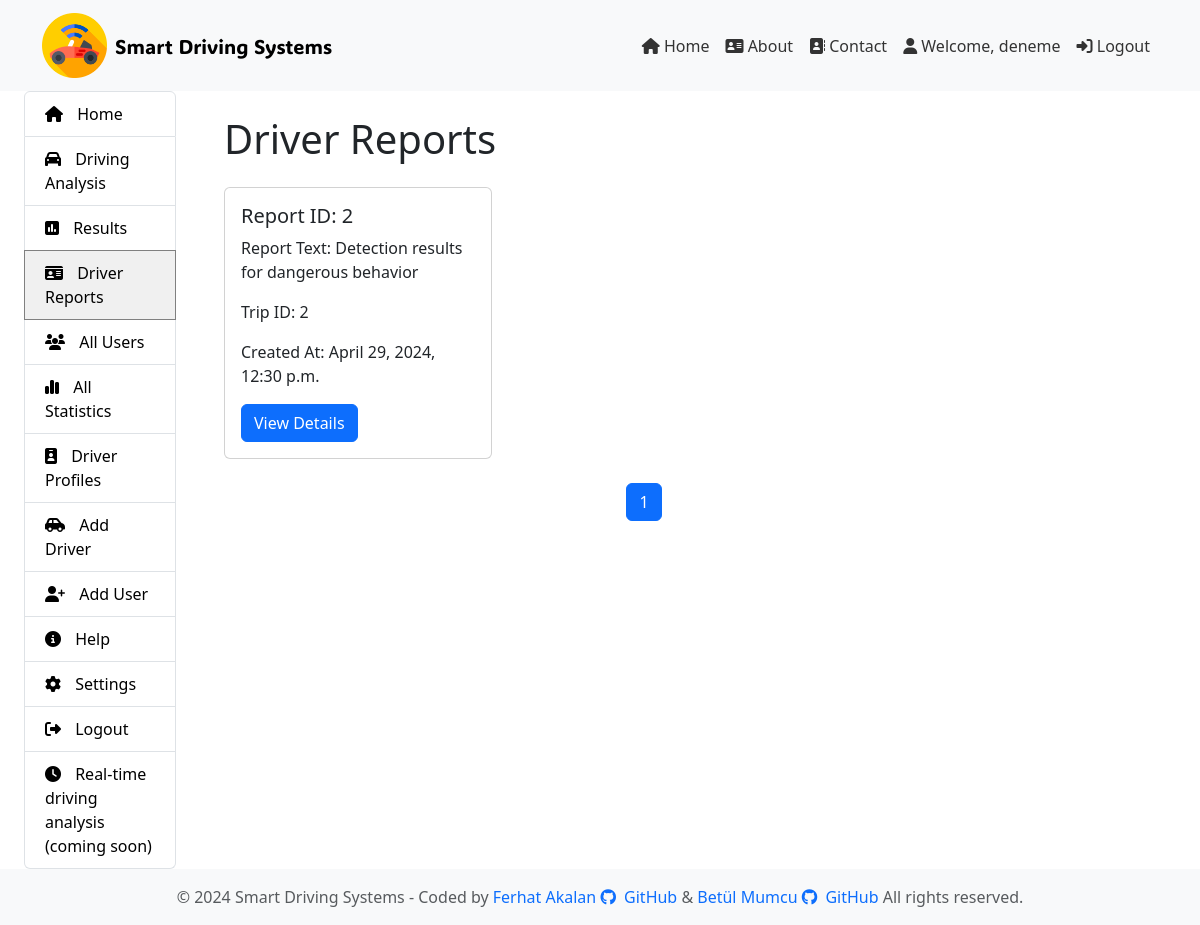
The page /report/driver-reports/ (signed in) on the database as committed earlier.
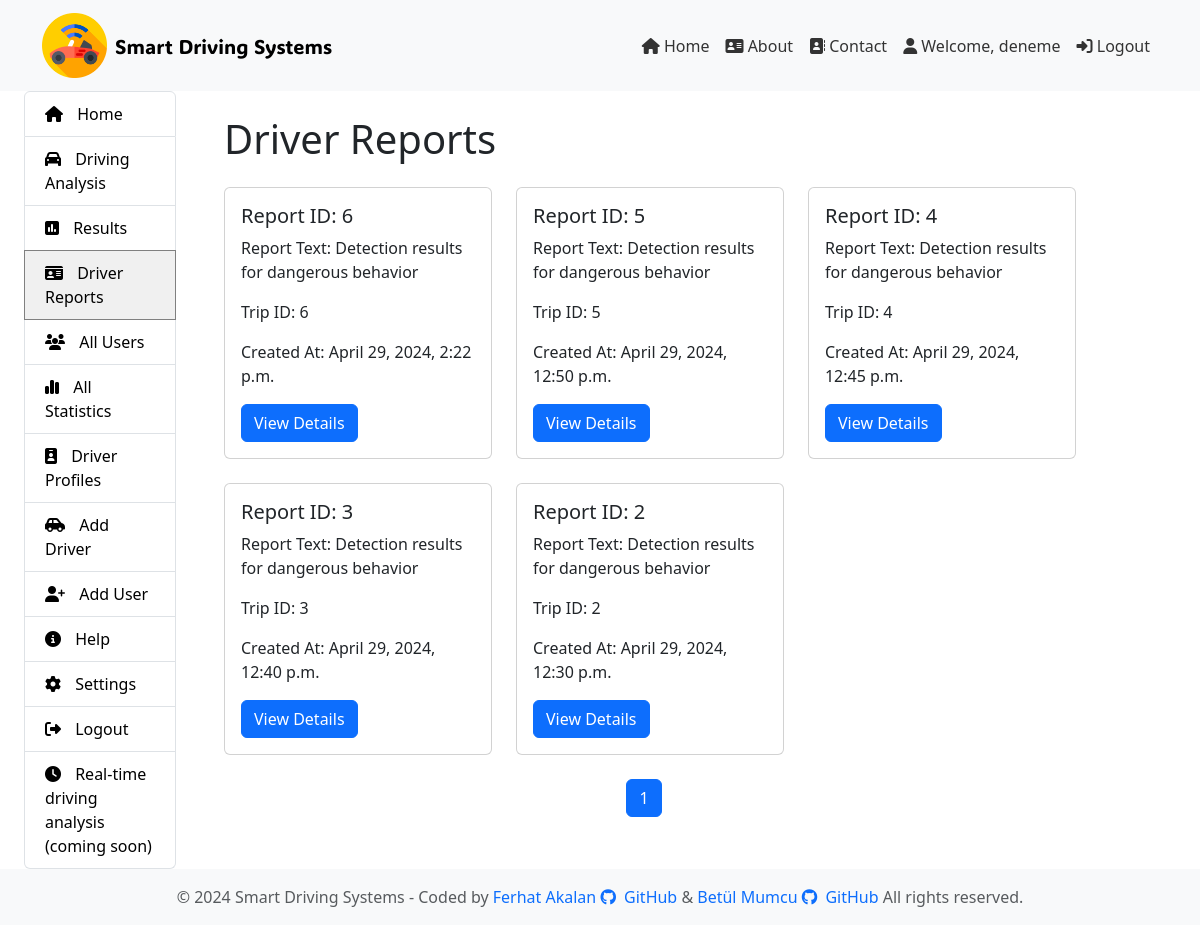
The same page on the database as committed later.
### report/models.py (models this page shows, shortened)
class Reports(models.Model):
    user = models.ForeignKey(User, on_delete=models.CASCADE)
    driver = models.ForeignKey(Driver, on_delete=models.CASCADE)
    trip = models.ForeignKey(Trips, on_delete=models.CASCADE)
    report_text = models.TextField()
    car_inside_report_path = models.TextField()
    car_outside_report_path = models.TextField()
    created_at = models.DateTimeField(default=timezone.now)
    total_frames_inside = models.IntegerField()
    total_frames_outside = models.IntegerField()

class Trips(models.Model):
    driver = models.ForeignKey(Driver, on_delete=models.CASCADE)
    start_time = models.DateTimeField(null=True, blank=True)
    end_time = models.DateTimeField(null=True, blank=True)
    car_inside_file_path = models.TextField(null=True, blank=True)
    car_outside_file_path = models.TextField(null=True, blank=True)

### report/views.py (the view)
# urls.py: path('driver-reports/', views.driver_reports, name='driver_reports'),
def driver_reports(request):
    report_list = Reports.objects.filter(trip__driver__user=request.user).order_by('-created_at')  # Oturum açmış kullanıcının raporlarını filtrele
    paginator = Paginator(report_list, 6)  # Sayfa başına 10 rapor
    page = request.GET.get('page')
    try:
        reports = paginator.page(page)
    except PageNotAnInteger:
        reports = paginator.page(1)
    except EmptyPage:
        reports = paginator.page(paginator.num_pages)
    return render(request, 'driver-reports.html', {'reports': reports})

### report/templates/driver-reports.html (shortened to what this page needs)
{% extends 'layout.html' %} {% block content %} {% load static %}
<div class="container">
  <h1 class="my-4">Driver Reports</h1>
  <div class="row">
    {% if reports %} {% for report in reports %}
    <div class="col-md-4">
      <div class="card mb-4">
        <div class="card-body">
          <h5 class="card-title">Report ID: {{ report.id }}</h5>
          <p class="card-text">Report Text: {{ report.report_text }}</p>
          <p class="card-text">Trip ID: {{ report.trip.id }}</p>
          <p class="card-text">Created At: {{ report.created_at }}</p>
          <a
            href="{% url 'report_details' report.id  %}"
            class="btn btn-primary"
            >View Details</a
          >
        </div>
      </div>
    </div>
    {% endfor %}
    <ul class="pagination justify-content-center">
      <li class="page-item active">
        <span class="page-link">{{ reports.number }}</span>
      </li>
    </ul>
    {% else %}
    <p>No reports available.</p>
    {% endif %}
  </div>
</div>
{% endblock %}

Rows that differ between the two databases and show on the page:
added Reports: id "6", report_text "Detection results for dangerous behavior", trip.id "6", created_at "April 29, 2024, 2:22 p.m."
added Reports: id "5", report_text "Detection results for dangerous behavior", trip.id "5", created_at "April 29, 2024, 12:50 p.m."
added Reports: id "4", report_text "Detection results for dangerous behavior", trip.id "4", created_at "April 29, 2024, 12:45 p.m."
added Reports: id "3", report_text "Detection results for dangerous behavior", trip.id "3", created_at "April 29, 2024, 12:40 p.m."
